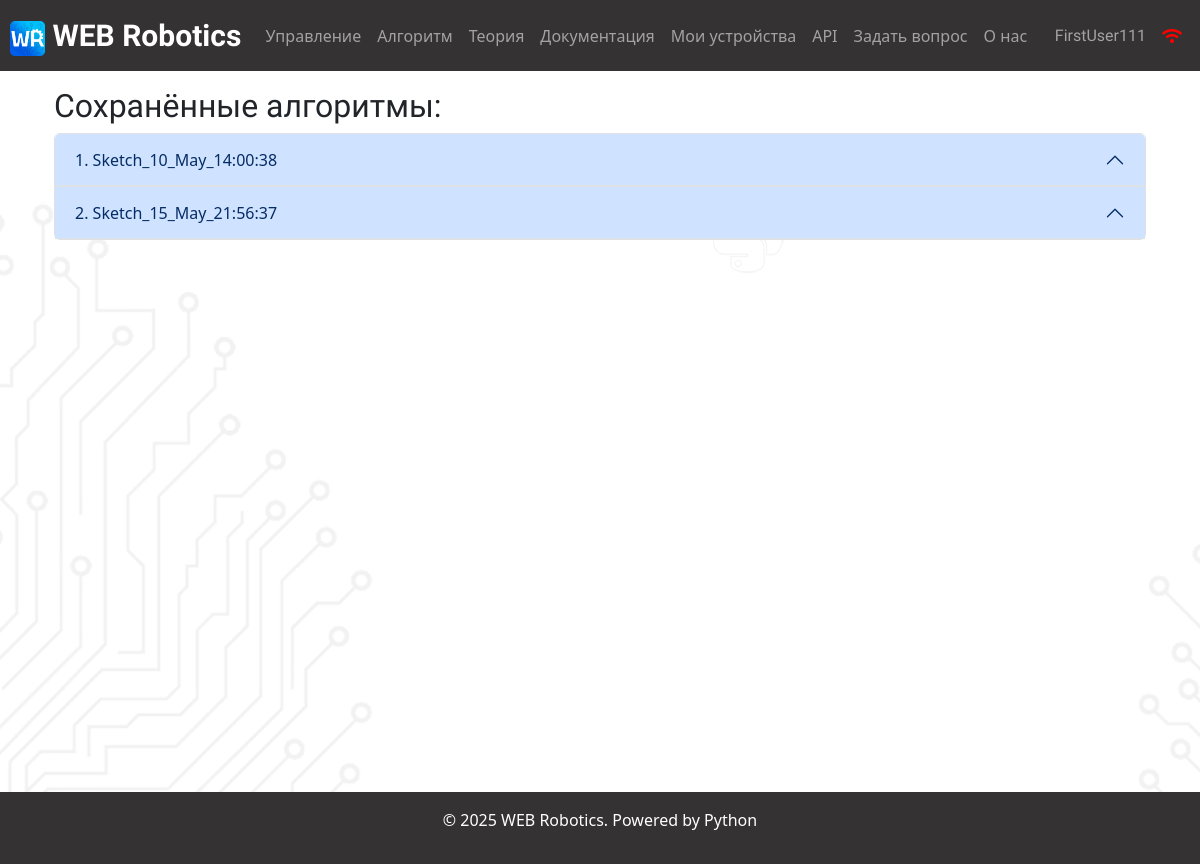
The page /saved_algorithms (signed in) on the database its author committed.
### data/users.py (models this page shows, shortened)
class User(SqlAlchemyBase, UserMixin, SerializerMixin):
    __tablename__ = 'users'
    id = sqlalchemy.Column(sqlalchemy.Integer,
                           primary_key=True, autoincrement=True)
    name = sqlalchemy.Column(sqlalchemy.String, nullable=True)
    email = sqlalchemy.Column(sqlalchemy.String,
                              index=True, unique=True, nullable=True)
    hashed_password = sqlalchemy.Column(sqlalchemy.String, nullable=True)
    api_key = sqlalchemy.Column(sqlalchemy.String, nullable=False)
    hashed_api_key = sqlalchemy.Column(sqlalchemy.String, nullable=False)
    src_avatar = sqlalchemy.Column(sqlalchemy.String, nullable=False, default=DEFAULT_PROFILE_PHOTO)
    warning_message_when_connecting_to_esp = sqlalchemy.Column(sqlalchemy.String, nullable=False, default="true")
    saved_algorithms = orm.relationship("Saved_algorithm", back_populates='user')
    devices = orm.relationship("Devices", back_populates='user')
    questions = orm.relationship("Question", back_populates='user')
    answers = orm.relationship("Answer", back_populates="user")

### data/saved_algorithms.py (models this page shows)
class Saved_algorithm(SqlAlchemyBase, SerializerMixin):
    __tablename__ = 'saved_algorithms'
    id = sqlalchemy.Column(sqlalchemy.Integer,
                           primary_key=True, autoincrement=True)
    algorithm = sqlalchemy.Column(sqlalchemy.String, nullable=False)
    saving_DateTime = sqlalchemy.Column(sqlalchemy.DateTime, default=datetime.datetime.now)
    name = sqlalchemy.Column(sqlalchemy.String, default="Untitled Sketch")
    user_id = sqlalchemy.Column(sqlalchemy.Integer,
                                sqlalchemy.ForeignKey("users.id"))
    user = orm.relationship('User')

### main.py (the view)
@app.route('/saved_algorithms')
def render_page_with_saved_algorithms():
    db_sess = db_session.create_session()
    algorithms = list(db_sess.query(Saved_algorithm).filter(Saved_algorithm.user_id == current_user.id))
    return render_template("saved_algorithms.html", saved_algorithms=algorithms)

### data/db_session.py (called while the page is built)
def create_session() -> Session:
    global __factory
    return __factory()

### main.py (called while the page is built)
@login_manager.user_loader
def load_user(user_id):
    db_sess = db_session.create_session()
    return db_sess.query(User).get(user_id)

### templates/saved_algorithms.html (shortened to what this page needs)
{% extends "base.html" %}
{% block content %}
<div class="container">
    <div class="row">
        <h2 style='font-family: "Tektur", sans-serif;
                  font-optical-sizing: auto;
                  font-weight: <weight>;
                  font-style: normal;
                  font-variation-settings:
                    "wdth" 100;'> Сохранённые алгоритмы: </h2>
    </div>
    {% if not current_user.is_authenticated %}
        <div class="alert alert-danger" role="alert">Войдите в аккаунт / зарегистрируйтесь, чтобы
            просмотреть сохранённые алгоритмы!
        </div>
    {% elif saved_algorithms == [] %}
        <div class="alert alert-primary" role="alert" style="text-align: center;">
            У вас нет сохранённых алгоритмов.
        </div>
    {% else %}
    <div class="row">
        <div class="accordion" id="Algorithm_accordion">
            {% for algorithm in saved_algorithms %}
                <div class="accordion-item">
                    <h2 class="accordion-header">
                        <button class="accordion-button" type="button" data-bs-toggle="collapse" data-bs-target="#{{algorithm.id}}"
                                aria-expanded="true" aria-controls="collapseOne">
                             {{ loop.index }}. {{ algorithm.name }}
                        </button>
                    </h2>
                </div>
            {% endfor %}
        </div>
    </div>
    {% endif %}
</div>
{% for i in range(23) %}
<br>
{% endfor %}
{% endblock %}

### templates/base.html (shortened to what this page needs)
<!DOCTYPE html>
<html lang="en">
<head>
    <link rel="stylesheet" href="https://cdnjs.cloudflare.com/ajax/libs/font-awesome/5.15.4/css/all.min.css">
    <link href="https://cdn.jsdelivr.net/npm/bootstrap@5.3.0-alpha1/dist/css/bootstrap.min.css" rel="stylesheet">
    <link rel="stylesheet" href="https://cdnjs.cloudflare.com/ajax/libs/codemirror/5.65.12/codemirror.min.css">
</head>
<body background="{{url_for('static', filename='img/background_1.png')}}" style="background-position:-20px 20px; position: relative;">
<header>
    <nav class="navbar navbar-expand-lg sticky-top navbar-dark"
         style="background-color: #343232; padding-left: 10px; padding-right: 10px;">
        <a class="navbar-brand" href="/main"
           style="font-size: 30px; font-family: Tektur, sans-serif; font-optical-sizing: auto; font-weight: 900; font-style: normal; font-variation-settings: wdth 100;">
            <img src="{{url_for('static', filename='img/WEB_Robotics_logo.png')}}" alt="" width="35" height="35"
                 class="d-inline-block align-text-centre">
            WEB Robotics
        </a>
        <div class="collapse navbar-collapse" id="navbarNav_upper">
            <ul class="navbar-nav mr-auto">
                <li class="nav-item">
                    <a class="nav-link" href="/control">Управление <span class="sr-only">(current)</span></a>
                </li>
                <li class="nav-item">
                    <a class="nav-link" href="/algorithm">Алгоритм</a>
                </li>
                <li class="nav-item">
                    <a class="nav-link" href="/theory">Теория</a>
                </li>
                <li class="nav-item">
                    <a class="nav-link" href="/documentation">Документация</a>
                </li>
                <li class="nav-item">
                    <a class="nav-link" href="/devices">Мои устройства</a>
                </li>
                <li class="nav-item">
                    <a class="nav-link" href="/api"> API</a>
                </li>
                <li class="nav-item">
                    <a class="nav-link" href="/questions">Задать вопрос</a>
                </li>
                <li class="nav-item">
                    <a class="nav-link" href="/about">О нас</a>
                </li>
            </ul>
            <ul class="navbar-nav ms-auto">
                {% if current_user.is_authenticated %}
                <li class="nav-item">
                    {% set lnk = "/account" %}
                    {% if current_user.name == "Admin" %}
                        {% set lnk = "/admin_account" %}
                    {% endif %}
                    <a class="nav-link" href={{lnk}} style="font-family: Tektur,
                    sans-serif; font-optical-sizing: auto; font-weight: 20;
                    font-style: normal; font-variation-settings: wdth 100;">
                        {{current_user.name}}
                    </a>
                </li>
                <li class="nav-item">
                    {% if current_user.is_connected_to_esp %}
                        <a class="nav-link" href='/devices'>
                            <i class="fa fa-wifi" aria-hidden="true" style="color: #22cf22"></i>
                        </a>
                    {% else %}
                        <a class="nav-link" href='/devices'>
                            <i class="fa fa-wifi" aria-hidden="true" style="color: #ff0000"></i>
                        </a>
                    {% endif %}
                </li>
                {% else %}
                <li class="nav-item">
                    <a class="nav-link" href="/login"><i class="fas fa-2x fa-user"></i></a>
                </li>
                {% endif %}
            </ul>
        </div>
    </nav>
    <p>
    <main role="main" class="container">
        {% block content %}{% endblock %}
    </main>
    <div class='wrapper'>
    <footer class="text-white text-center py-3" style="background-color: #343232;">
    <p>© 2025 WEB Robotics. Powered by Python </p>
    </footer>
    </div>
</header>
</body>
</html>

### rows shown on the page
User: name "FirstUser111"
Saved_algorithm: name "Sketch_10_May_14:00:38"
Saved_algorithm: name "Sketch_15_May_21:56:37"
